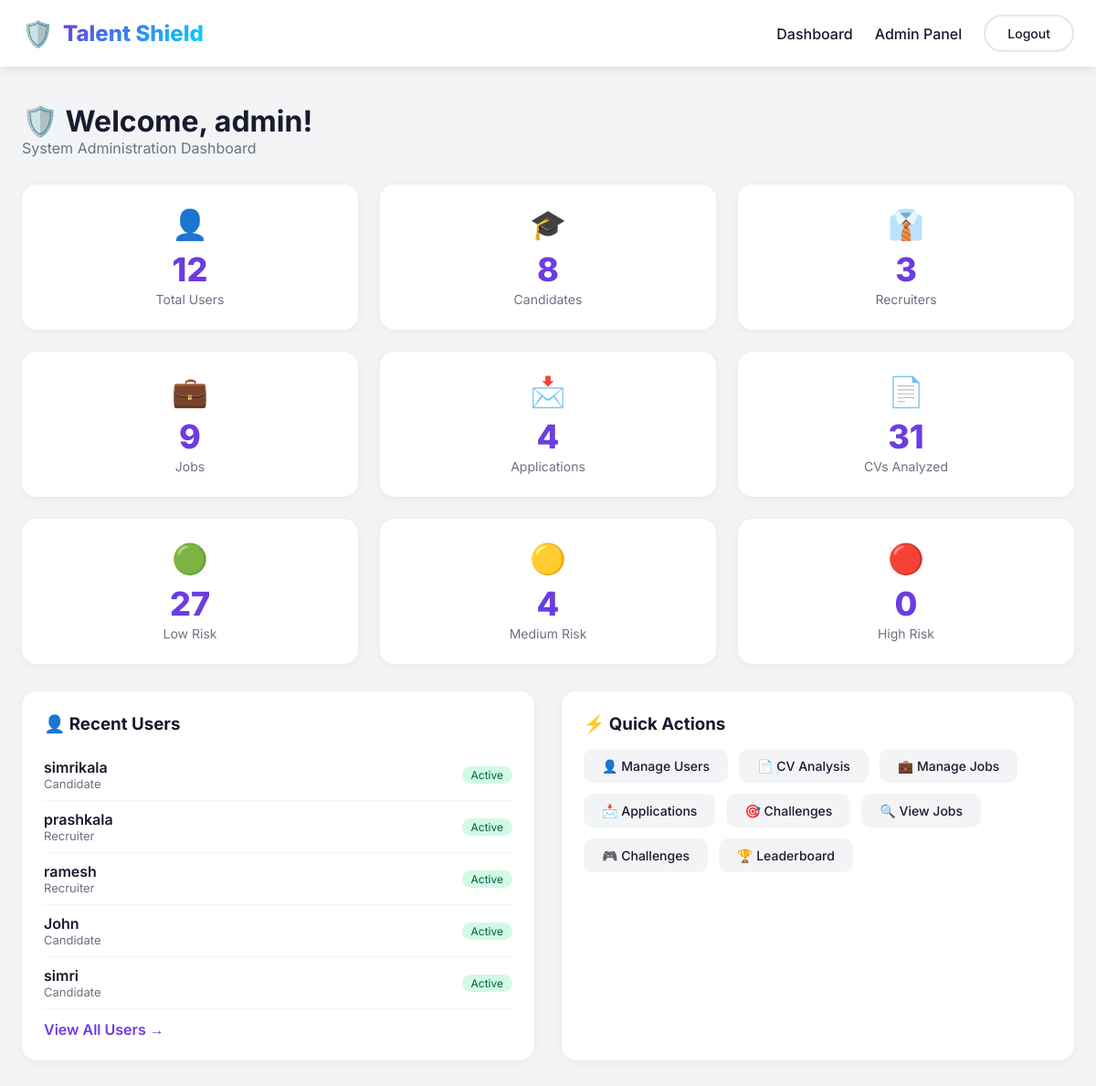
Page /dashboard/ (signed in) on the committed database.
### accounts/models.py (models this page shows, shortened)
class User(AbstractUser):
    USER_TYPES = (
        ('candidate', 'Candidate'),
        ('recruiter', 'Recruiter'),
        ('admin', 'Administrator'),
    )
    user_type = models.CharField(max_length=10, choices=USER_TYPES, default='candidate')
    email = models.EmailField(unique=True)
    phone = models.CharField(max_length=15, blank=True)
    is_verified = models.BooleanField(default=False)
    created_at = models.DateTimeField(auto_now_add=True)
    updated_at = models.DateTimeField(auto_now=True)

### core/views.py (the view, shortened to what this page needs)
# urls.py: path('dashboard/', views.dashboard, name='dashboard'),
@login_required
def dashboard(request):
    user_type = request.user.user_type
    if user_type == 'candidate':
        fraud_data = CVAnalysis.objects.filter(candidate=request.user).first()
        fraud_score = 'N/A'
        fraud_risk = 'Not Analyzed'
        fraud_factors = []
        if fraud_data:
            fraud_score = fraud_data.fraud_score_percentage
            fraud_risk = fraud_data.fraud_risk_level
            if fraud_data.fraud_details:
                fraud_factors = fraud_data.fraud_details.get('fraud_factors', [])
        return render(request, 'core/candidate_dashboard.html', {
            'fraud_score': fraud_score,
            'fraud_risk': fraud_risk,
            'fraud_factors': fraud_factors,
        })
    elif user_type == 'admin':
        context = {
            'total_users': User.objects.count(),
            'total_candidates': User.objects.filter(user_type='candidate').count(),
            'total_recruiters': User.objects.filter(user_type='recruiter').count(),
            'total_jobs': Job.objects.count(),
            'total_applications': JobApplication.objects.count(),
            'total_cv_analyses': CVAnalysis.objects.count(),
            'high_risk_cvs': CVAnalysis.objects.filter(fraud_risk_level='High').count(),
            'medium_risk_cvs': CVAnalysis.objects.filter(fraud_risk_level='Medium').count(),
            'low_risk_cvs': CVAnalysis.objects.filter(fraud_risk_level='Low').count(),
            'users': User.objects.all().order_by('-date_joined')[:10],
        }
        return render(request, 'core/admin_dashboard.html', context)
    return redirect('home')

### templates/core/admin_dashboard.html (shortened to what this page needs)
<!DOCTYPE html>
<html lang="en">
<head>
    {% load static %}
</head>
<body>
    <nav class="navbar">
        <div class="container" style="max-width:1200px;">
            <div class="nav-brand">
                <span class="logo">🛡️</span>
                <span class="brand-name">Talent Shield</span>
            </div>
            <div class="nav-links">
                <a href="/dashboard/">Dashboard</a>
                <a href="/admin/">Admin Panel</a>
                <a href="{% url 'logout' %}" class="btn btn-outline">Logout</a>
            </div>
        </div>
    </nav>
    <div class="dashboard">
        <div class="container">
            <div class="dashboard-header">
                <h1>🛡️ Welcome, {{ user.username }}!</h1>
                <p>System Administration Dashboard</p>
            </div>
            <div class="dashboard-grid">
                <a href="/admin/accounts/user/" class="stat-card-link">
                    <div class="stat-card">
                        <span class="icon">👤</span>
                        <span class="number">{{ total_users }}</span>
                        <span class="label">Total Users</span>
                    </div>
                </a>
                <a href="/admin/accounts/user/?user_type=candidate" class="stat-card-link">
                    <div class="stat-card">
                        <span class="icon">🎓</span>
                        <span class="number">{{ total_candidates }}</span>
                        <span class="label">Candidates</span>
                    </div>
                </a>
                <a href="/admin/accounts/user/?user_type=recruiter" class="stat-card-link">
                    <div class="stat-card">
                        <span class="icon">👔</span>
                        <span class="number">{{ total_recruiters }}</span>
                        <span class="label">Recruiters</span>
                    </div>
                </a>
                <a href="/jobs/" class="stat-card-link">
                    <div class="stat-card">
                        <span class="icon">💼</span>
                        <span class="number">{{ total_jobs }}</span>
                        <span class="label">Jobs</span>
                    </div>
                </a>
                <a href="/my-jobs/" class="stat-card-link">
                    <div class="stat-card">
                        <span class="icon">📩</span>
                        <span class="number">{{ total_applications }}</span>
                        <span class="label">Applications</span>
                    </div>
                </a>
                <a href="/admin/cv_processor/cvanalysis/" class="stat-card-link">
                    <div class="stat-card">
                        <span class="icon">📄</span>
                        <span class="number">{{ total_cv_analyses }}</span>
                        <span class="label">CVs Analyzed</span>
                    </div>
                </a>
                <a href="/admin/cv_processor/cvanalysis/?fraud_risk_level=Low" class="stat-card-link">
                    <div class="stat-card">
                        <span class="icon">🟢</span>
                        <span class="number">{{ low_risk_cvs }}</span>
                        <span class="label">Low Risk</span>
                    </div>
                </a>
                <a href="/admin/cv_processor/cvanalysis/?fraud_risk_level=Medium" class="stat-card-link">
                    <div class="stat-card">
                        <span class="icon">🟡</span>
                        <span class="number">{{ medium_risk_cvs }}</span>
                        <span class="label">Medium Risk</span>
                    </div>
                </a>
                <a href="/admin/cv_processor/cvanalysis/?fraud_risk_level=High" class="stat-card-link">
                    <div class="stat-card">
                        <span class="icon">🔴</span>
                        <span class="number">{{ high_risk_cvs }}</span>
                        <span class="label">High Risk</span>
                    </div>
                </a>
            </div>
            <div class="dashboard-grid-2">
                <div class="card">
                    <h3>👤 Recent Users</h3>
                    {% if users %}
                        {% for u in users|slice:":5" %}
                            <div class="user-item">
                                <div>
                                    <div class="username">{{ u.username }}</div>
                                    <div class="user-type">{{ u.get_user_type_display }}</div>
                                </div>
                                <span class="user-status {% if u.is_active %}active{% else %}inactive{% endif %}">
                                    {% if u.is_active %}Active{% else %}Inactive{% endif %}
                                </span>
                            </div>
                        {% endfor %}
                    {% else %}
                        <p style="color:#6B7280;">No users registered yet.</p>
                    {% endif %}
                    <a href="/admin/accounts/user/" class="view-all">View All Users →</a>
                </div>
                <div class="card">
                    <h3>⚡ Quick Actions</h3>
                    <div class="quick-actions">
                        <a href="/admin/accounts/user/" class="action-btn">👤 Manage Users</a>
                        <a href="/admin/cv_processor/cvanalysis/" class="action-btn">📄 CV Analysis</a>
                        <a href="/admin/jobs/job/" class="action-btn">💼 Manage Jobs</a>
                        <a href="/admin/jobs/jobapplication/" class="action-btn">📩 Applications</a>
                        <a href="/admin/gamification/challenge/" class="action-btn">🎯 Challenges</a>
                        <a href="/jobs/" class="action-btn">🔍 View Jobs</a>
                        <a href="/challenges/" class="action-btn">🎮 Challenges</a>
                        <a href="/leaderboard/" class="action-btn">🏆 Leaderboard</a>
                    </div>
                </div>
            </div>
        </div>
    </div>
</body>
</html>

### templates/core/admin_dashboard.html (style rules this page uses)
* { margin: 0; padding: 0; box-sizing: border-box; }
body { font-family: 'Inter', sans-serif; background: #F3F4F6; }
.navbar { background: white; padding: 16px 0; box-shadow: 0 2px 10px rgba(0,0,0,0.1); position: sticky; top: 0; z-index: 100; }
.container { max-width: 1200px; margin: 0 auto; padding: 0 24px; }
.navbar .container { display: flex; justify-content: space-between; align-items: center; }
.nav-brand { display: flex; align-items: center; gap: 10px; font-size: 24px; font-weight: 800; }
.nav-brand .logo { font-size: 28px; }
.nav-brand .brand-name { background: linear-gradient(135deg, #6C3CE1, #00D4FF); -webkit-background-clip: text; -webkit-text-fill-color: transparent; }
.nav-links { display: flex; align-items: center; gap: 24px; flex-wrap: wrap; }
.nav-links a { text-decoration: none; color: #1A1A2E; font-weight: 500; }
.btn { display: inline-block; padding: 10px 24px; border: none; border-radius: 50px; font-weight: 600; font-size: 14px; text-decoration: none; cursor: pointer; transition: all 0.3s ease; }
.btn-outline { background: transparent; color: #1A1A2E; border: 2px solid #E5E7EB; }
.dashboard { padding: 40px 0; }
.dashboard-header { margin-bottom: 30px; }
.dashboard-header h1 { font-size: 32px; color: #1A1A2E; }
.dashboard-header p { color: #6B7280; }
.dashboard-grid { display: grid; grid-template-columns: repeat(3, 1fr); gap: 24px; margin-bottom: 30px; }
.stat-card-link { text-decoration: none; color: inherit; display: block; transition: transform 0.3s ease; }
.stat-card-link .stat-card { background: white; padding: 24px; border-radius: 16px; box-shadow: 0 2px 10px rgba(0,0,0,0.05); text-align: center; height: 100%; transition: box-shadow 0.3s ease; }
.stat-card .number { font-size: 36px; font-weight: 800; color: #6C3CE1; display: block; }
.stat-card .label { font-size: 14px; color: #6B7280; margin-top: 4px; }
.stat-card .icon { font-size: 32px; display: block; margin-bottom: 8px; }
.dashboard-grid-2 { display: grid; grid-template-columns: 1fr 1fr; gap: 30px; }
.card { background: white; padding: 24px; border-radius: 16px; box-shadow: 0 2px 10px rgba(0,0,0,0.05); }
.card h3 { margin-bottom: 16px; color: #1A1A2E; }
.quick-actions { display: flex; gap: 12px; flex-wrap: wrap; margin-top: 10px; }
.quick-actions .action-btn { padding: 10px 20px; background: #F3F4F6; border-radius: 10px; text-decoration: none; color: #1A1A2E; font-size: 14px; font-weight: 500; transition: all 0.3s; display: inline-block; }
.user-item { display: flex; justify-content: space-between; align-items: center; padding: 10px 0; border-bottom: 1px solid #F3F4F6; }
.user-item .username { font-weight: 600; color: #1A1A2E; }
.user-item .user-type { font-size: 13px; color: #6B7280; }
.user-item .user-status { font-size: 12px; padding: 2px 10px; border-radius: 50px; }
.user-status.active { background: #D1FAE5; color: #065F46; }
.view-all { display: inline-block; margin-top: 12px; color: #6C3CE1; font-weight: 600; text-decoration: none; }

### rows in the picture
User: username "admin"
User: username "simrikala", user_type "Candidate", is_active "Active"
User: username "prashkala", user_type "Recruiter", is_active "Active"
User: username "ramesh", user_type "Recruiter", is_active "Active"
User: username "John", user_type "Candidate", is_active "Active"
User: username "simri", user_type "Candidate", is_active "Active"

### other values in the picture
{{ total_users }} "12"
{{ total_candidates }} "8"
{{ total_recruiters }} "3"
{{ total_jobs }} "9"
{{ total_applications }} "4"
{{ total_cv_analyses }} "31"
{{ low_risk_cvs }} "27"
{{ medium_risk_cvs }} "4"
{{ high_risk_cvs }} "0"
